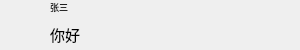
<?xml version="1.0" encoding="UTF-8"?>
<ui version="4.0">
 <class>contactbuddy</class>
 <widget class="QWidget" name="contactbuddy">
  <property name="geometry">
   <rect>
    <x>0</x>
    <y>0</y>
    <width>300</width>
    <height>50</height>
   </rect>
  </property>
  <property name="windowTitle">
   <string>Form</string>
  </property>
  <widget class="QLabel" name="headImg">
   <property name="geometry">
    <rect>
     <x>0</x>
     <y>0</y>
     <width>40</width>
     <height>40</height>
    </rect>
   </property>
   <property name="text">
    <string>&lt;html&gt;&lt;head/&gt;&lt;body&gt;&lt;p align=&quot;center&quot;&gt;&lt;img src=&quot;:/data/D/D_Img.jpg&quot;/&gt;&lt;/p&gt;&lt;/body&gt;&lt;/html&gt;</string>
   </property>
  </widget>
  <widget class="QLabel" name="nameLabel">
   <property name="geometry">
    <rect>
     <x>50</x>
     <y>0</y>
     <width>72</width>
     <height>15</height>
    </rect>
   </property>
   <property name="font">
    <font>
     <family>微软雅黑 Light</family>
     <pointsize>8</pointsize>
    </font>
   </property>
   <property name="text">
    <string>&lt;html&gt;&lt;head/&gt;&lt;body&gt;&lt;p&gt;&lt;span style=&quot; font-size:7pt;&quot;&gt;张三&lt;/span&gt;&lt;/p&gt;&lt;/body&gt;&lt;/html&gt;</string>
   </property>
  </widget>
  <widget class="QLabel" name="lineLabel">
   <property name="geometry">
    <rect>
     <x>50</x>
     <y>20</y>
     <width>231</width>
     <height>30</height>
    </rect>
   </property>
   <property name="font">
    <font>
     <family>微软雅黑</family>
     <pointsize>13</pointsize>
    </font>
   </property>
   <property name="text">
    <string>&lt;html&gt;&lt;head/&gt;&lt;body&gt;&lt;p&gt;&lt;span style=&quot; font-size:11pt;&quot;&gt;你好&lt;/span&gt;&lt;/p&gt;&lt;/body&gt;&lt;/html&gt;</string>
   </property>
  </widget>
 </widget>
 <resources/>
 <connections/>
</ui>
